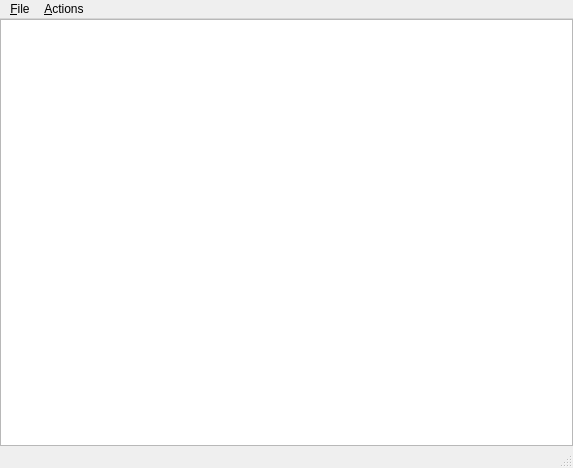
<ui version="4.0" >
 <class>MainWindow</class>
 <widget class="QMainWindow" name="MainWindow" >
  <property name="geometry" >
   <rect>
    <x>0</x>
    <y>0</y>
    <width>573</width>
    <height>468</height>
   </rect>
  </property>
  <property name="windowTitle" >
   <string>Editable Tree Model</string>
  </property>
  <widget class="QWidget" name="centralwidget" >
   <layout class="QVBoxLayout" >
    <property name="margin" >
     <number>0</number>
    </property>
    <property name="spacing" >
     <number>0</number>
    </property>
    <item>
     <widget class="QTreeView" name="view" >
      <property name="alternatingRowColors" >
       <bool>true</bool>
      </property>
      <property name="selectionBehavior" >
       <enum>QAbstractItemView::SelectItems</enum>
      </property>
      <property name="horizontalScrollMode" >
       <enum>QAbstractItemView::ScrollPerPixel</enum>
      </property>
      <property name="animated" >
       <bool>false</bool>
      </property>
      <property name="allColumnsShowFocus" >
       <bool>true</bool>
      </property>
     </widget>
    </item>
   </layout>
  </widget>
  <widget class="QMenuBar" name="menubar" >
   <property name="geometry" >
    <rect>
     <x>0</x>
     <y>0</y>
     <width>573</width>
     <height>31</height>
    </rect>
   </property>
   <widget class="QMenu" name="fileMenu" >
    <property name="title" >
     <string>&amp;File</string>
    </property>
    <addaction name="exitAction" />
   </widget>
   <widget class="QMenu" name="actionsMenu" >
    <property name="title" >
     <string>&amp;Actions</string>
    </property>
    <addaction name="insertRowAction" />
    <addaction name="insertColumnAction" />
    <addaction name="separator" />
    <addaction name="removeRowAction" />
    <addaction name="removeColumnAction" />
    <addaction name="separator" />
    <addaction name="insertChildAction" />
   </widget>
   <addaction name="fileMenu" />
   <addaction name="actionsMenu" />
  </widget>
  <widget class="QStatusBar" name="statusbar" />
  <action name="exitAction" >
   <property name="text" >
    <string>E&amp;xit</string>
   </property>
   <property name="shortcut" >
    <string>Ctrl+Q</string>
   </property>
  </action>
  <action name="insertRowAction" >
   <property name="text" >
    <string>Insert Row</string>
   </property>
   <property name="shortcut" >
    <string>Ctrl+I, R</string>
   </property>
  </action>
  <action name="removeRowAction" >
   <property name="text" >
    <string>Remove Row</string>
   </property>
   <property name="shortcut" >
    <string>Ctrl+R, R</string>
   </property>
  </action>
  <action name="insertColumnAction" >
   <property name="text" >
    <string>Insert Column</string>
   </property>
   <property name="shortcut" >
    <string>Ctrl+I, C</string>
   </property>
  </action>
  <action name="removeColumnAction" >
   <property name="text" >
    <string>Remove Column</string>
   </property>
   <property name="shortcut" >
    <string>Ctrl+R, C</string>
   </property>
  </action>
  <action name="insertChildAction" >
   <property name="text" >
    <string>Insert Child</string>
   </property>
   <property name="shortcut" >
    <string>Ctrl+N</string>
   </property>
  </action>
 </widget>
 <connections/>
</ui>
